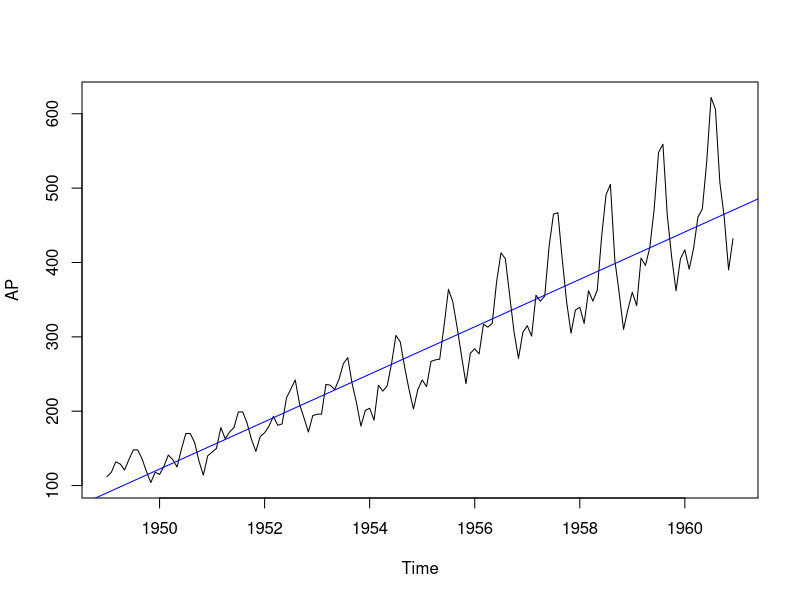
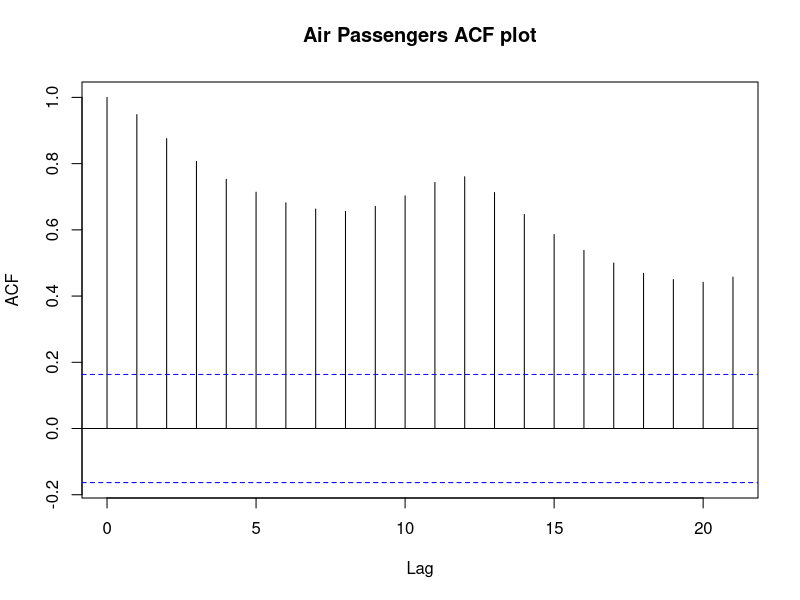
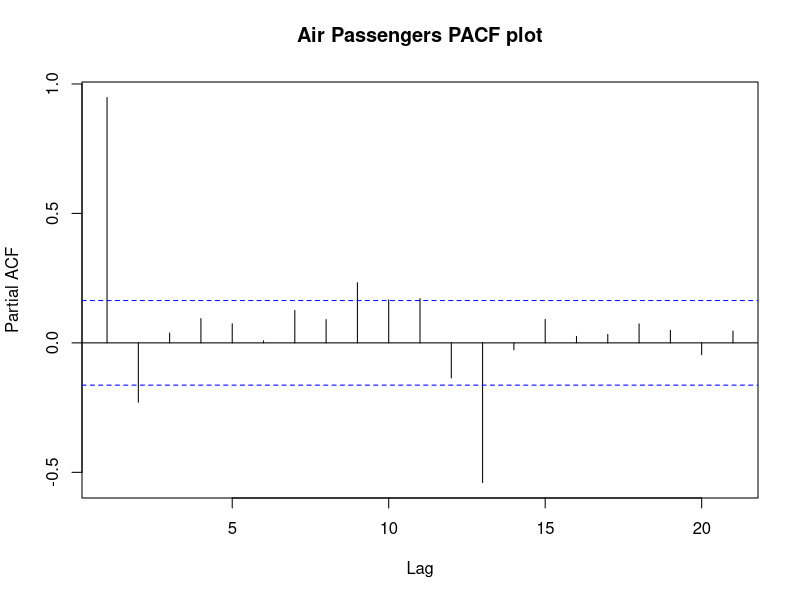
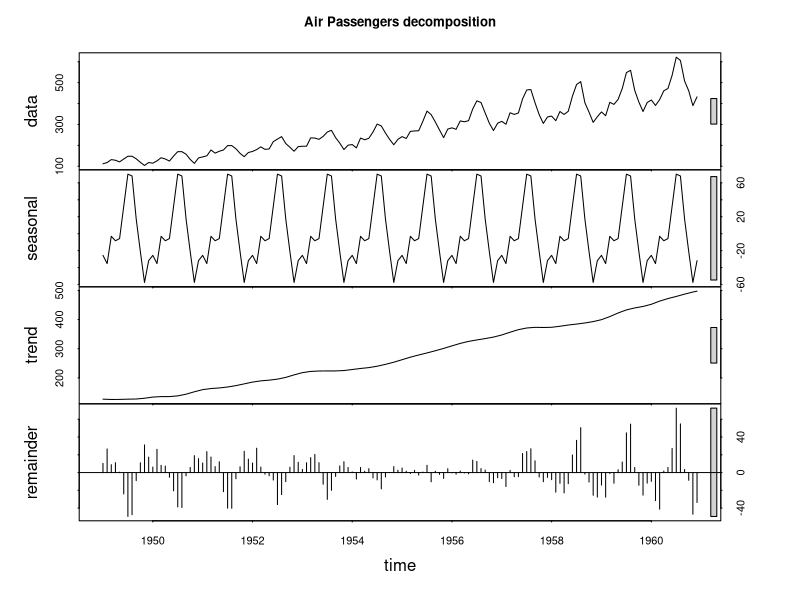
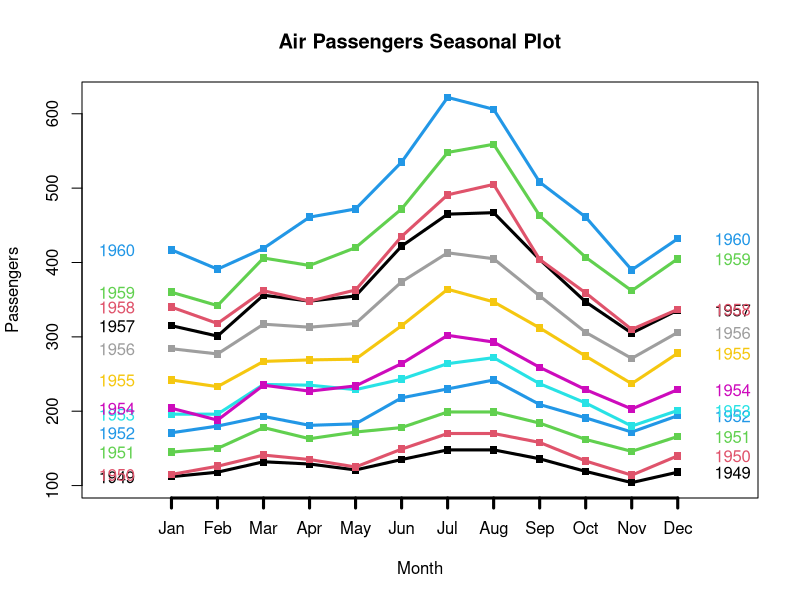
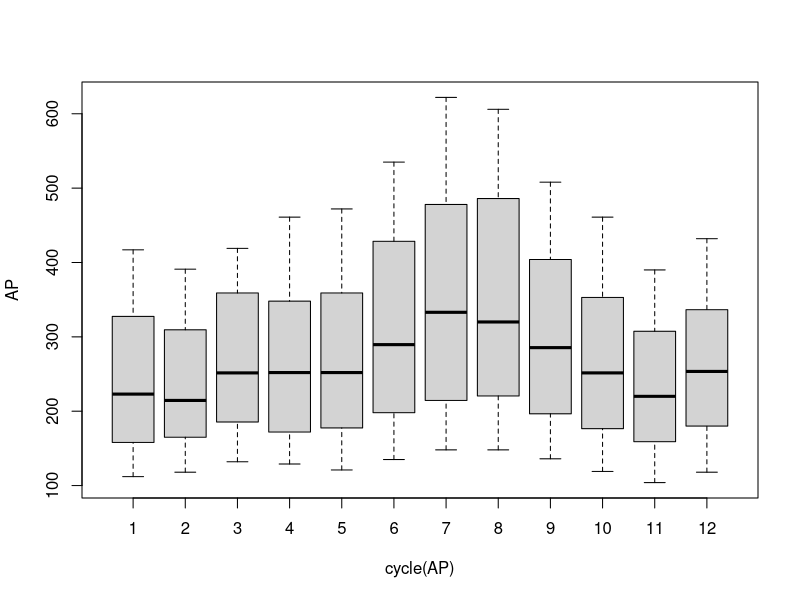
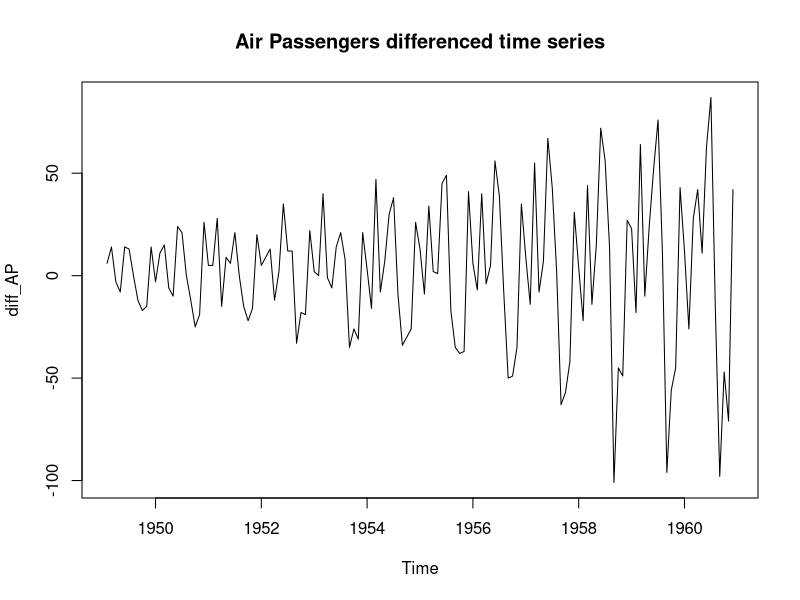
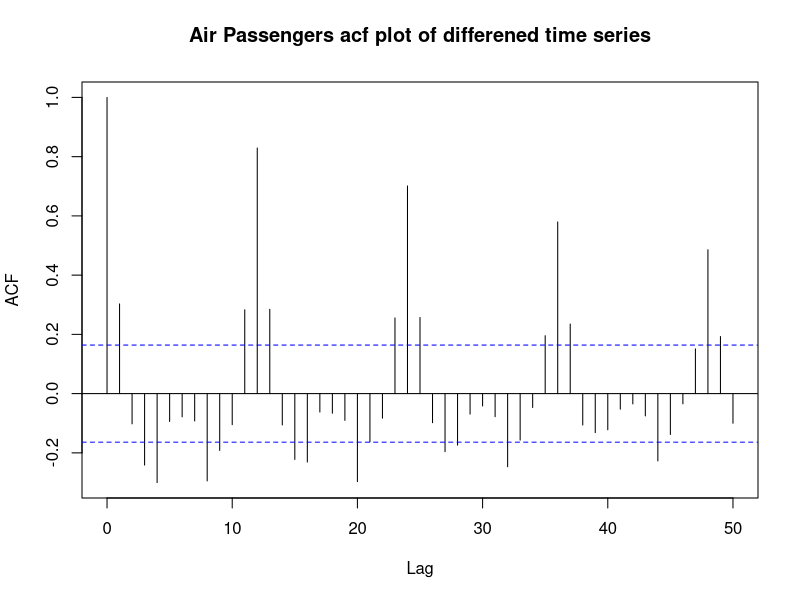

These charts were generated, in order, by the following R code:
# ARIMA MODEL APPLIED TO SEASONAL AIRLINE PASSENGER LEVELS RECORDED OVER TIME

library(tseries)
library(forecast)

# LOAD DATA
data(AirPassengers)
AP= AirPassengers
class(AP) 
# AP is a time series

AP
# Monthly data captured each month

# Visualise the time series
plot(AP)
# Show trend line (mean) of the data
abline(reg=lm(AP~time(AP)), col="blue")

# Check for correlations and stationarity of full data set
# Ljung Box test
Box.test(AP, lag=45, type='Ljung-Box')
# Box-Ljung test
# 
# data:  times_series
# X-squared = 1923.7, df = 45, p-value < 2.2e-16
# With this low p value we can determine that there is serial correlation
# and the time series is non-stationary

# ACF AND PACF PLOTS OF TIME SERIES
acf(as.data.frame(AP), main="Air Passengers ACF plot") # High serial correlations, data is non-stationary
pacf(as.data.frame(AP), main="Air Passengers PACF plot") #spike at lag 1 and 13....may indicate a
# seasonality aspect?

# Check for seasonality and trend by decomposing the time series
fit<-stl(AP, s.window="periodic")
plot(fit, main="Air Passengers decomposition") # 

# Seasonal plot
seasonplot(AP, main="Air Passengers Seasonal Plot", ylab = "Passengers", year.labels = TRUE, year.labels.left = TRUE,
           labelgap = 0.8, col = 1:20, pch = 15, lwd = 3)
# Seasonal patterns evident across the months each year 

# Further sesaonal check using boxplots
boxplot(AP~cycle(AP)) 
# months follows similar pattern and variances are similar also

# Make the ts stationary before applying any time series models

# Remove the trend  by differencing the time series using diff() which makes
# the time series stationary
diff_AP <- diff(AP) 
plot(diff_AP, main="Air Passengers differenced time series") 
# now displays a stationary time series as the mean is approx zero

adf.test(diff_AP, alternative="stationary", k=0)
# Augmented Dickey-Fuller Test
# 
# data:  diff_NKE
# Dickey-Fuller = -8.5472, Lag order = 0, p-value = 0.01
# alternative hypothesis: stationary
# With this low p value we can determine that the time series is now stationary
# and we can now perform time series modelling. 

# Diagnose ACF and PACF of transformed time series:

# ACF and PACF plots of the differenced time series:
acf(as.data.frame(diff_AP) , lag.max=50, main="Air Passengers acf plot of differened time series")  
pacf(as.data.frame(diff_AP) , lag.max=50, main="Air Passengers pacf plot of differened time series") 
# ACF displays a clear positive and negative trends across lags
# PACF plot - correlation at 1 and then drops off, however other correlations present
# Looks to me like an MA model o


# automatically fitting model to the seasonal data
auto.fit<-auto.arima(AP, seasonal=T)  # automatic way to find the optimized model
summary(auto.fit)
# Series: AP 
# ARIMA(2,1,1)(0,1,0)[12] 
# 
# Coefficients:
#         ar1     ar2      ma1
#       0.5960  0.2143  -0.9819
# s.e.  0.0888  0.0880   0.0292
# 
# sigma^2 estimated as 132.3:  log likelihood=-504.92
# AIC=1017.85   AICc=1018.17   BIC=1029.35
# 
# Training set error measures:
#                  ME     RMSE     MAE      MPE     MAPE     MASE        ACF1
# Training set 1.3423 10.84619 7.86754 0.420698 2.800458 0.245628 -0.00124847

# ARIMA model (2,1,1)(0,1,0)[12] indicating AR(2), integrated once, MA (2).
# Plus the seasonal element is captured (0,1,0) and [12] indicating the monthly
# time series

Box.test(residuals(auto.fit), lag=45, type='Ljung-Box')
# Box-Ljung test
# 
# data:  residuals(auto.arima)
# X-squared = 56.054, df = 45, p-value = 0.125
# With pvalue > 0.05 we can determine this is good evidence of
# white noise, thus being a good model fit
# Double check by plotting acf of residuals
acf(residuals(auto.fit), main="Air Passengers Residuals of auto.arima") 
# acf plot indicates residuals look like white noise - again good model fit

# Forecast 2 years ahead
auto.fcast <- forecast(auto.fit, h=24)
plot(auto.fcast)
# ARIMA model is excellent at capturing the seasonal trend into the future
# The lighter coloured confidence bands levels are in really good shape too 
# and align very closely with the predictions.




